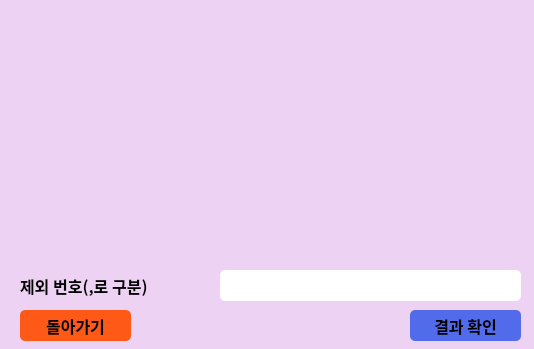
<?xml version="1.0" encoding="UTF-8"?>
<ui version="4.0">
 <class>Dialog</class>
 <widget class="QDialog" name="Dialog">
  <property name="geometry">
   <rect>
    <x>0</x>
    <y>0</y>
    <width>534</width>
    <height>349</height>
   </rect>
  </property>
  <property name="windowTitle">
   <string>Dialog</string>
  </property>
  <widget class="QLabel" name="label">
   <property name="geometry">
    <rect>
     <x>0</x>
     <y>0</y>
     <width>801</width>
     <height>371</height>
    </rect>
   </property>
   <property name="styleSheet">
    <string notr="true">background-color : #EDD2F3;</string>
   </property>
   <property name="text">
    <string/>
   </property>
   <property name="indent">
    <number>-1</number>
   </property>
  </widget>
  <widget class="QWidget" name="gridLayoutWidget">
   <property name="geometry">
    <rect>
     <x>20</x>
     <y>20</y>
     <width>501</width>
     <height>241</height>
    </rect>
   </property>
   <layout class="QGridLayout" name="viewer"/>
  </widget>
  <widget class="QLineEdit" name="exceptInput">
   <property name="geometry">
    <rect>
     <x>220</x>
     <y>270</y>
     <width>301</width>
     <height>31</height>
    </rect>
   </property>
   <property name="font">
    <font>
     <family>Noto Sans CJK KR Black</family>
     <weight>75</weight>
     <bold>true</bold>
    </font>
   </property>
   <property name="styleSheet">
    <string notr="true">background-color : white;
border-radius : 5px;</string>
   </property>
  </widget>
  <widget class="QPushButton" name="goBackBtn">
   <property name="geometry">
    <rect>
     <x>20</x>
     <y>310</y>
     <width>111</width>
     <height>31</height>
    </rect>
   </property>
   <property name="font">
    <font>
     <family>Noto Sans CJK KR Black</family>
     <pointsize>12</pointsize>
     <weight>75</weight>
     <bold>true</bold>
    </font>
   </property>
   <property name="styleSheet">
    <string notr="true">background-color : rgb(255, 89, 24);
border-radius : 5px;</string>
   </property>
   <property name="text">
    <string>돌아가기</string>
   </property>
  </widget>
  <widget class="QLabel" name="label_4">
   <property name="geometry">
    <rect>
     <x>20</x>
     <y>260</y>
     <width>211</width>
     <height>51</height>
    </rect>
   </property>
   <property name="font">
    <font>
     <family>Noto Sans CJK KR Black</family>
     <pointsize>12</pointsize>
     <weight>75</weight>
     <bold>true</bold>
    </font>
   </property>
   <property name="text">
    <string>제외 번호(,로 구분)</string>
   </property>
  </widget>
  <widget class="QPushButton" name="getResultBtn">
   <property name="geometry">
    <rect>
     <x>410</x>
     <y>310</y>
     <width>111</width>
     <height>31</height>
    </rect>
   </property>
   <property name="font">
    <font>
     <family>Noto Sans CJK KR Black</family>
     <pointsize>12</pointsize>
     <weight>75</weight>
     <bold>true</bold>
    </font>
   </property>
   <property name="styleSheet">
    <string notr="true">background-color : #516BEB;
border-radius : 5px;</string>
   </property>
   <property name="text">
    <string>결과 확인</string>
   </property>
  </widget>
 </widget>
 <resources/>
 <connections/>
</ui>
